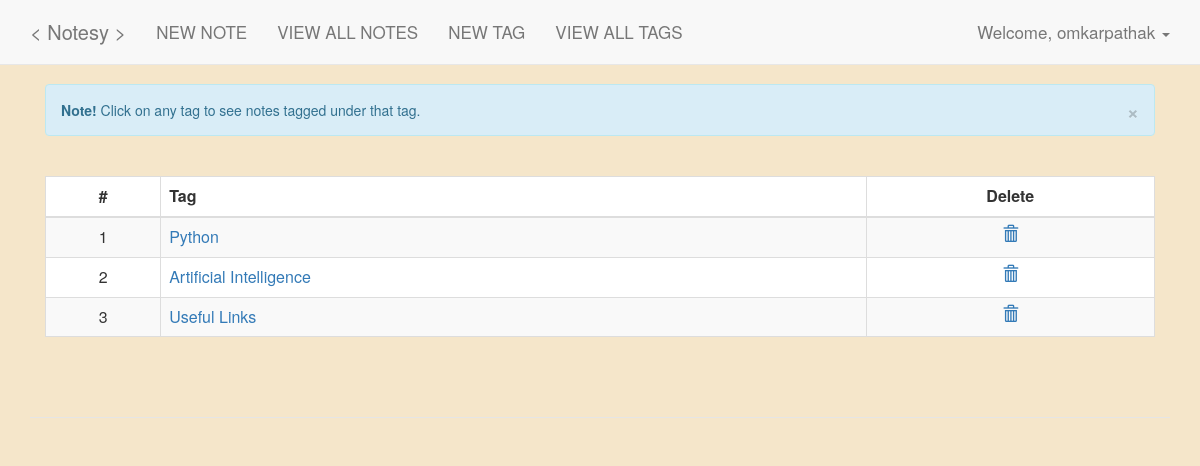
The page /tags/ (signed in) on the database its author committed.
### tables this page shows
CREATE TABLE "tags" (
	`id`	INTEGER PRIMARY KEY AUTOINCREMENT,
	`tag`	TEXT,
	`user_id`	INTEGER,
	FOREIGN KEY(`user_id`) REFERENCES `users`(`id`)
);

### core/views.py (the view)
@core.route("/tags/")
@login_required
def view_tag():
    tags = functions.get_all_tags(session['id'])
    return render_template('edit_tag.html', tags=tags, username=session['username'])

### utils/functions.py (called while the page is built)
def get_database_connection():
    import sqlite3
    sqlite_file = 'notes.db'
    file_exists = os.path.isfile(sqlite_file)
    conn = sqlite3.connect(sqlite_file)
    if not file_exists:
        create_sqlite_tables(conn)
    return conn

def get_all_tags(user_id):
    conn = get_database_connection()
    try:
        cursor = conn.cursor()
        cursor.execute('SELECT id, tag FROM tags WHERE user_id=?', (str(user_id), ))
        results = cursor.fetchall()
        if len(results) > 0:
            results = [(str(results[i][0]), results[i][1]) for i in range(len(results))]
        else:
            results = None
        cursor.close()
        return results
    except:
        cursor.close()

### templates/edit_tag.html (shortened to what this page needs)
{% extends "index.html" %}
{% block content %}
    <div class="container"  style="padding-top: 2%">
        <div class="col-lg-12 col-md-12 col-sm-12 col-xs-12">
            <div class="alert alert-info fade in">
                <a href="#" class="close" data-dismiss="alert">&times;</a>
                <strong>Note!</strong> Click on any tag to see notes tagged under that tag.
            </div>
            <br>
            {% if username %}
                {% if tags %}
                    <table class="table table-hover table-striped table-bordered" style="background-color: white;">
                        <thead class="text-center">
                            <tr>
                                <th class="text-center">#</th>
                                <th>Tag</th>
                                <th class="text-center">Delete</th>
                            </tr>
                        </thead>
                        <tbody>
                            {% for tag in tags %}
                                <tr>
                                    <td class="text-center">{{ loop.index }}</td>
                                    <td><a href="/tags/view/{{ tag[0] }}">{{ tag[1] }}</a></td>
                                    <td class="text-center">
                                        <a href="/tags/delete/{{ tag[0] }}/"><span class="glyphicon glyphicon-trash"></span></a>
                                    </td>
                                </tr>
                            {%  endfor %}
                        </tbody>
                    </table>
                {% else %}
                    <div class="alert alert-danger">
                        You have no tags added! Let's add one <a href="/tags/add/">here</a>
                    </div>
                {% endif %}
            {% endif %}
        </div>
    </div>
{% endblock %}

### static/css/base.css (style rules this page uses)
body { background-color: #F5E6CA; }

### rows shown on the page
tags: tag "Python"
tags: tag "Artificial Intelligence"
tags: tag "Useful Links"

### other values the page prints
{{ username }} "omkarpathak"
